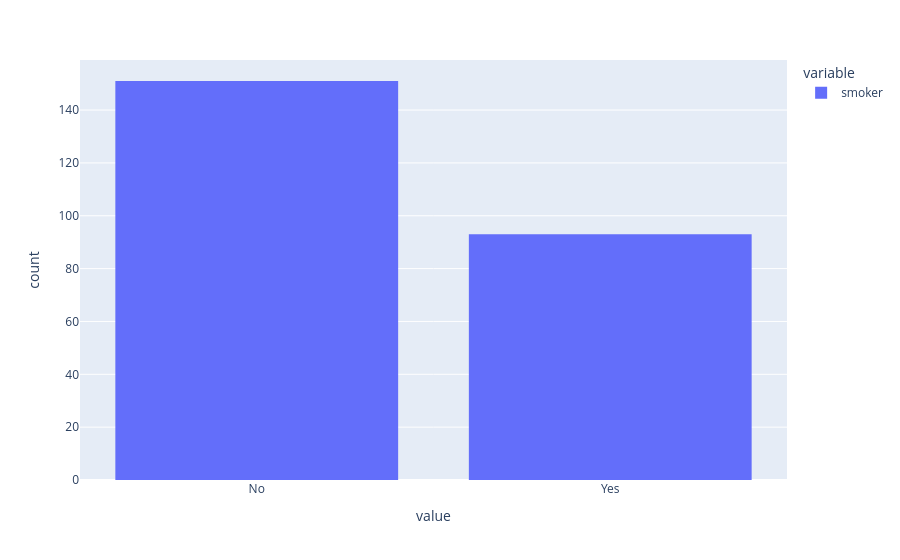

This figure's notebook cell:
### Code cell
px.histogram(df.smoker)

### Figure 1 — Plotly figure (JSON) as saved in the notebook; plotly's stock layout.template omitted (floating-point values rounded to 4 significant figures; data arrays with more than 128 entries replaced by an {"elided": "..."} marker saying what was removed)
{"data": [{"alignmentgroup": "True", "bingroup": "x", "hovertemplate": "variable=smoker<br>value=%{x}<br>count=%{y}<extra></extra>", "legendgroup": "smoker", "marker": {"color": "#636efa", "pattern": {"shape": ""}}, "name": "smoker", "offsetgroup": "smoker", "orientation": "v", "showlegend": true, "type": "histogram", "x": {"elided": "244 str values"}, "xaxis": "x", "yaxis": "y"}], "layout": {"barmode": "relative", "legend": {"title": {"text": "variable"}, "tracegroupgap": 0}, "margin": {"t": 60}, "xaxis": {"anchor": "y", "domain": [0, 1], "title": {"text": "value"}}, "yaxis": {"anchor": "x", "domain": [0, 1], "title": {"text": "count"}}}}
